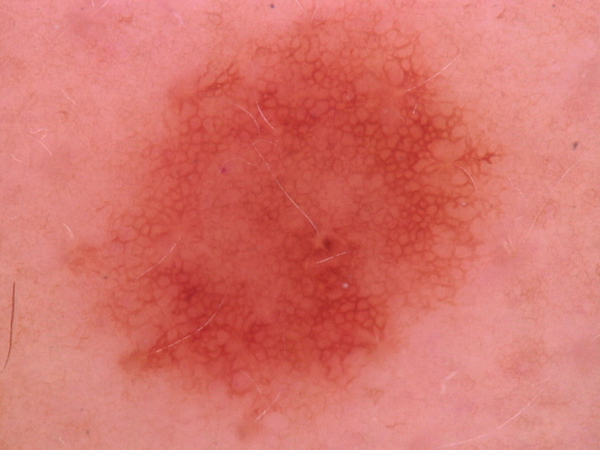
#> input picture picture/Skin Cancer Image 1.png, 600 x 450 px, found by its file name
$ jupyter execute '25. -Digital image processing-Template Matching with Multiple Objects .ipynb'
#> lines starting #> are read from the running program, lines starting #| are printed output that depends on the picture; after the words box and inside, x2 and y2 are one past the last pixel; in counts of white or black regions, pixels touching at a corner belong together
[cell 1]
import cv2 as cv
import numpy as np

[cell 2]
img_rgb=cv.imread(r"D:\output image\Skin Cancer Image 1.png")
#> img_rgb is the input picture: shape (450, 600, 3); mean B, G, R 107.8, 115.9, 215.2
img_gray=cv.cvtColor(img_rgb,cv.COLOR_BGR2GRAY)
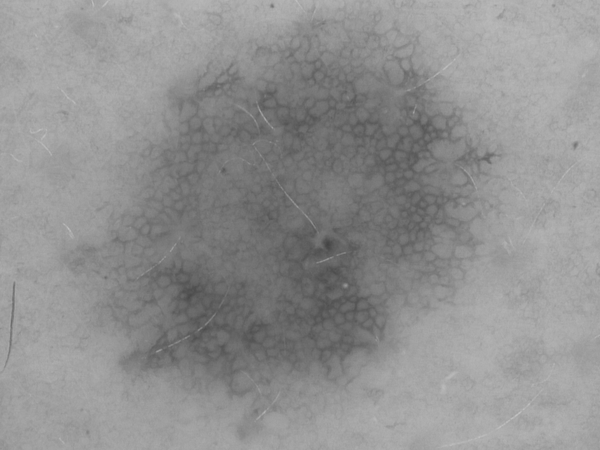
#> img_gray: shape (450, 600); min 67, max 193, mean 144.7
# tempplate=cv.imread(r"D:\output image\template image.png",0)
tempplate=cv.imread(r"D:\output image\circle.png",0)
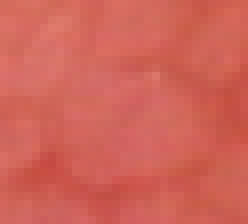
#> input picture picture/circle.png, 31 x 28 px, found by its file name (shown 8 times larger)
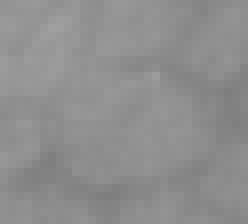
#> tempplate: shape (28, 31) (shown 8 times larger); min 126, max 160, mean 142.4
w,h=tempplate.shape[::-1]
#> w = 31; h = 28

res=cv.matchTemplate(img_gray,tempplate, cv.TM_CCOEFF_NORMED)
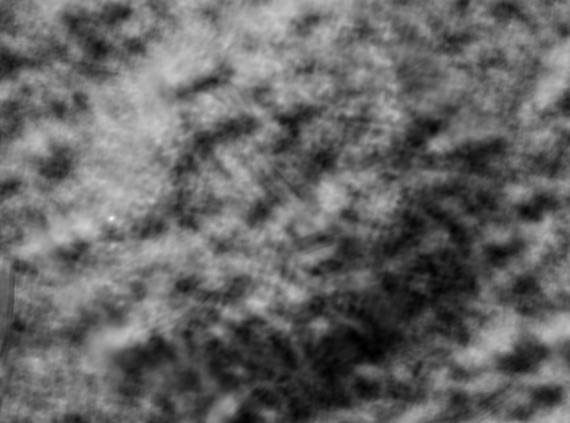
#> res: shape (423, 570) float32; min -0.649, max 0.993, mean 0.00662; drawn with min black and max white
threshold= 0.8
loc=np.where(res>= threshold)
#> loc = ([217, 217, 218, 218, 218, 219, 219], [111, 112, 110, 111, 112, 110, 111])

for pt in zip(*loc[::1]):
    cv.rectangle(img_rgb,pt,(pt[0]+w,pt[1]+h),(0,0,255),2)
#> this loop made 7 passes
#> pt on passes 1 to 7: (217, 111), (217, 112), (218, 110), (218, 111), (218, 112), (219, 110), (219, 111)
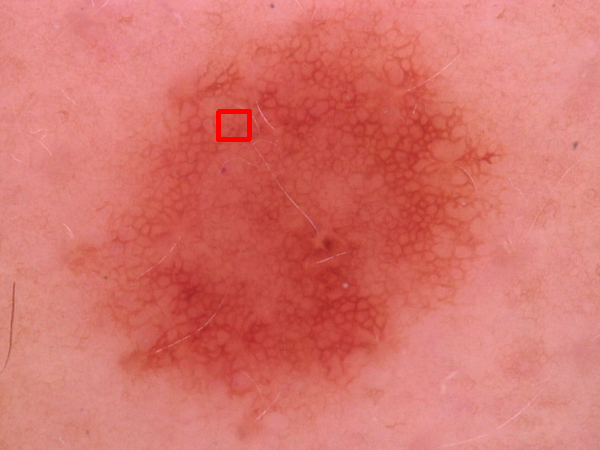
#> img_rgb: shape (450, 600, 3); 0.22% of pixels changed, all inside (x1, y1, x2, y2) = (216, 109, 252, 142)

cv.imshow("object",img_rgb)
cv.imwrite(r"D:\output image\Template Matching with Multiple Objects.png",img_rgb)
cv.waitKey(0)
cv.destroyAllWindows()
